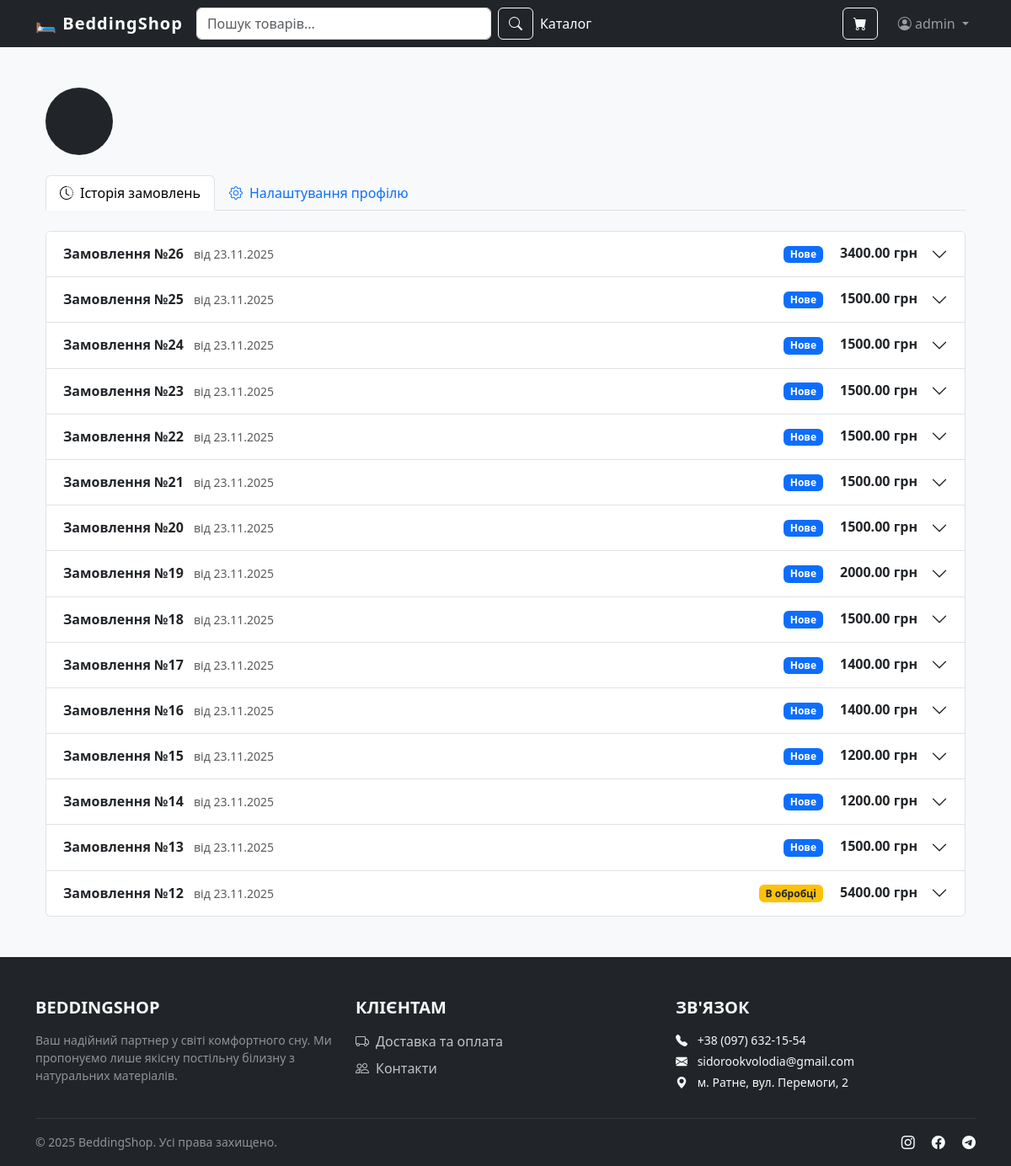
/users/profile/ (signed in), run on an earlier commit of the app's database.
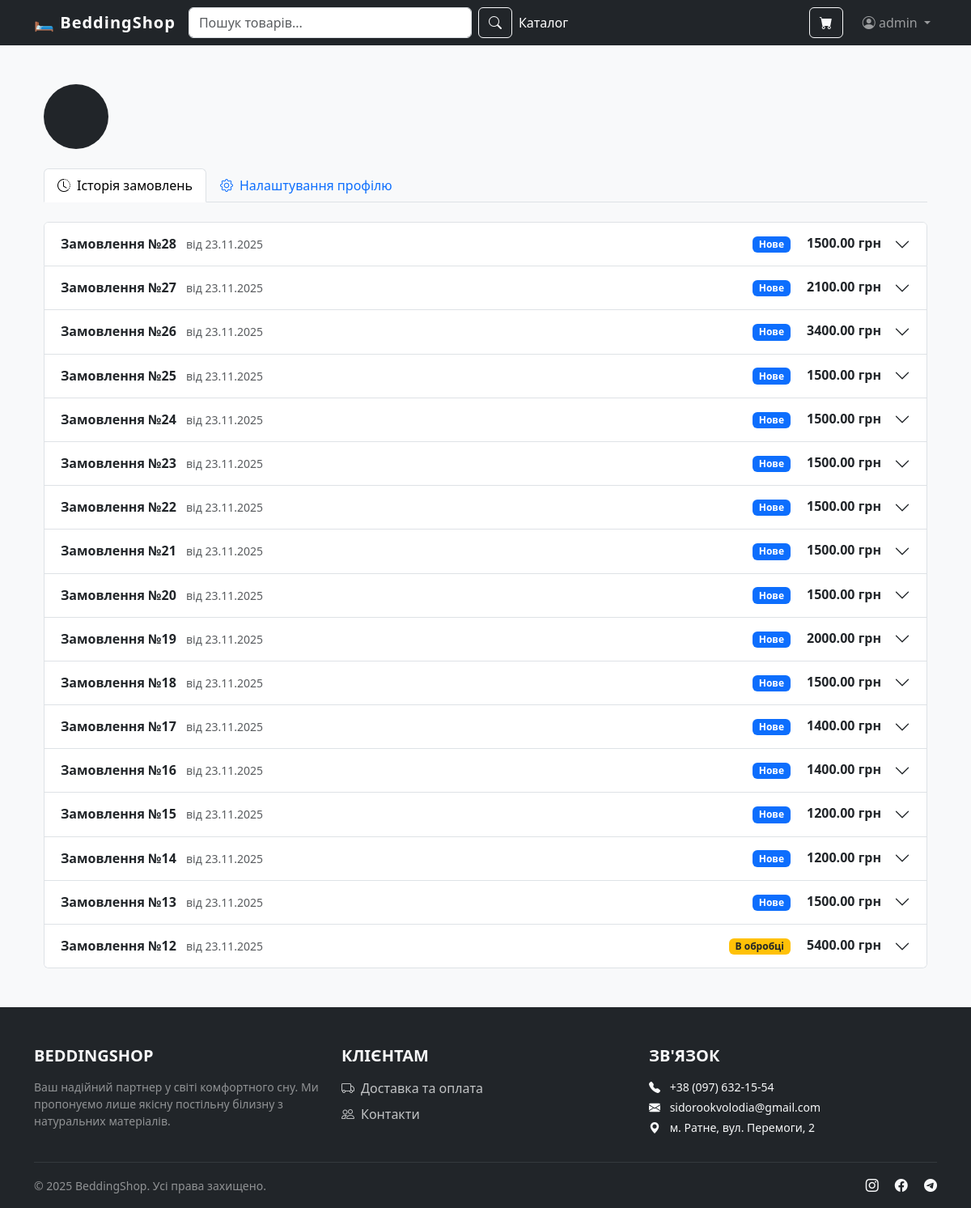
And on a later commit of the database.
### orders/models.py (models this page shows, shortened)
class Order(models.Model):
    STATUS_CHOICES = [
        ('new', 'Нове'),
        ('processing', 'В обробці'),
        ('shipped', 'Відправлено'),
        ('completed', 'Виконано'),
        ('canceled', 'Скасовано'),
    ]
    DELIVERY_CHOICES = [
        ('nova_poshta', 'Нова Пошта'),
        ('ukr_poshta', 'Укрпошта'),
    ]
    PAYMENT_CHOICES = [
        ('cod', 'Накладений платіж (Оплата при отриманні)'),
        ('card', 'Оплата карткою'),  # Це тепер лише індикація для менеджера
    ]
    user = models.ForeignKey(settings.AUTH_USER_MODEL, on_delete=models.SET_NULL,
                             null=True, blank=True, related_name='orders', verbose_name="Користувач")
    first_name = models.CharField(max_length=100, verbose_name="Ім'я")
    last_name = models.CharField(max_length=100, verbose_name="Прізвище")
    email = models.EmailField(verbose_name="Email")
    phone_number = models.CharField(max_length=20, verbose_name="Номер телефону")
    delivery_method = models.CharField(max_length=20, choices=DELIVERY_CHOICES, default='nova_poshta',
                                       verbose_name="Спосіб доставки")
    city = models.CharField(max_length=100, verbose_name="Місто / Населений пункт", default="")
    warehouse = models.CharField(max_length=100, verbose_name="Відділення / Поштомат", default="")
    payment_method = models.CharField(max_length=20, choices=PAYMENT_CHOICES, default='cod',
                                      verbose_name="Спосіб оплати")  # Зберігаємо для менеджера
    comment = models.TextField(blank=True, null=True, verbose_name="Коментар до замовлення")
    created = models.DateTimeField(auto_now_add=True, verbose_name="Створено")
    updated = models.DateTimeField(auto_now=True, verbose_name="Оновлено")
    status = models.CharField(max_length=20, choices=STATUS_CHOICES, default='new', verbose_name="Статус")
    class Meta:
        verbose_name = "Замовлення"
        verbose_name_plural = "Замовлення"
        ordering = ('-created',)
    def get_total_cost(self):
        return sum((item.get_cost() for item in self.items.all()), Decimal(0))

class OrderItem(models.Model):
    order = models.ForeignKey(Order,
                              related_name='items',  # Дозволяє з Order отримати .items.all()
                              on_delete=models.CASCADE)  # Видалити товар, якщо видалили замовлення
    product = models.ForeignKey(Product,
                                related_name='order_items',
                                on_delete=models.SET_NULL,  # Якщо товар видалять з каталогу,
                                null=True)  # він лишиться в історії замовлень
    price = models.DecimalField(max_digits=10, decimal_places=2, verbose_name="Ціна на момент покупки")
    quantity = models.PositiveIntegerField(default=1, verbose_name="Кількість")
    class Meta:
        verbose_name = "Товар у замовленні"
        verbose_name_plural = "Товари у замовленні"
    def get_cost(self):
        return self.price * self.quantity

### users/views.py (the view)
# urls.py: path('profile/', views.profile, name='profile'),
@login_required
def profile(request):
    if request.method == 'POST':
        form = UserUpdateForm(request.POST, instance=request.user)
        if form.is_valid():
            form.save()
            messages.success(request, 'Ваш профіль успішно оновлено!')
            return redirect('users:profile')
    else:
        form = UserUpdateForm(instance=request.user)
    orders = request.user.orders.all()
    context = {
        'form': form,
        'orders': orders
    }
    return render(request, 'users/profile.html', context)

### users/forms.py
class UserUpdateForm(forms.ModelForm):
    email = forms.EmailField(required=True, label="Email")
    class Meta:
        model = User
        fields = ['first_name', 'last_name', 'email', 'phone_number']
    def __init__(self, *args, **kwargs):
        super().__init__(*args, **kwargs)
        for field in self.fields:
            self.fields[field].widget.attrs.update({'class': 'form-control'})

### cart/cart.py (called while the page is built)
    def __len__(self):
        return sum(item['quantity'] for item in self.cart.values())

### cart/context_processors.py (called while the page is built)
def cart(request):
    return {'cart': Cart(request)}

### templates/users/profile.html (shortened to what this page needs)
{% extends "base.html" %}
{% block content %}
<div class="container py-4">
    <div class="row mb-4 align-items-center">
        <div class="col-auto">
            <div class="bg-dark text-white rounded-circle d-flex align-items-center justify-content-center"
                 style="width: 80px; height: 80px; font-size: 2rem;">
            </div>
        </div>
        <div class="col">
        </div>
    </div>
    <ul class="nav nav-tabs mb-4" id="profileTabs" role="tablist">
        <li class="nav-item" role="presentation">
            <button class="nav-link active" id="history-tab" data-bs-toggle="tab" data-bs-target="#history"
                    type="button" role="tab">
                <i class="bi bi-clock-history me-2"></i>Історія замовлень
            </button>
        </li>
        <li class="nav-item" role="presentation">
            <button class="nav-link" id="settings-tab" data-bs-toggle="tab" data-bs-target="#settings" type="button"
                    role="tab">
                <i class="bi bi-gear me-2"></i>Налаштування профілю
            </button>
        </li>
    </ul>
    <div class="tab-content" id="profileTabsContent">
        <div class="tab-pane fade show active" id="history" role="tabpanel">
            {% if orders %}
            <div class="accordion" id="ordersAccordion">
                {% for order in orders %}
                <div class="accordion-item">
                    <h2 class="accordion-header" id="heading{{ order.id }}">
                        <button class="accordion-button collapsed" type="button" data-bs-toggle="collapse"
                                data-bs-target="#collapse{{ order.id }}">
                            <div class="d-flex w-100 justify-content-between me-3 align-items-center">
                                        <span>
                                            <strong>Замовлення №{{ order.id }}</strong>
                                            <span class="text-muted small ms-2">від {{ order.created|date:"d.m.Y" }}</span>
                                        </span>
                                <div class="d-none d-sm-block">
                                    {% if order.status == 'new' %}
                                    <span class="badge bg-primary">Нове</span>
                                    {% elif order.status == 'completed' %}
                                    <span class="badge bg-success">Виконано</span>
                                    {% elif order.status == 'canceled' %}
                                    <span class="badge bg-danger">Скасовано</span>
                                    {% else %}
                                    <span class="badge bg-warning text-dark">В обробці</span>
                                    {% endif %}
                                    <span class="fw-bold ms-3">{{ order.get_total_cost }} грн</span>
                                </div>
                            </div>
                        </button>
                    </h2>
                </div>
                {% endfor %}
            </div>
            {% else %}
            <div class="text-center py-5 text-muted">
                <i class="bi bi-cart-x display-4 mb-3"></i>
                <p>У вас ще немає замовлень.</p>
                <a href="{% url 'store:product_list' %}" class="btn btn-primary">Перейти до каталогу</a>
            </div>
            {% endif %}
        </div>
    </div>
</div>
{% endblock %}

What changed in the data, as far as the page shows it:
added Order: id "28", created "23.11.2025", status "Нове", get_total_cost "1500.00"
added Order: id "27", created "23.11.2025", status "Нове", get_total_cost "2100.00"
